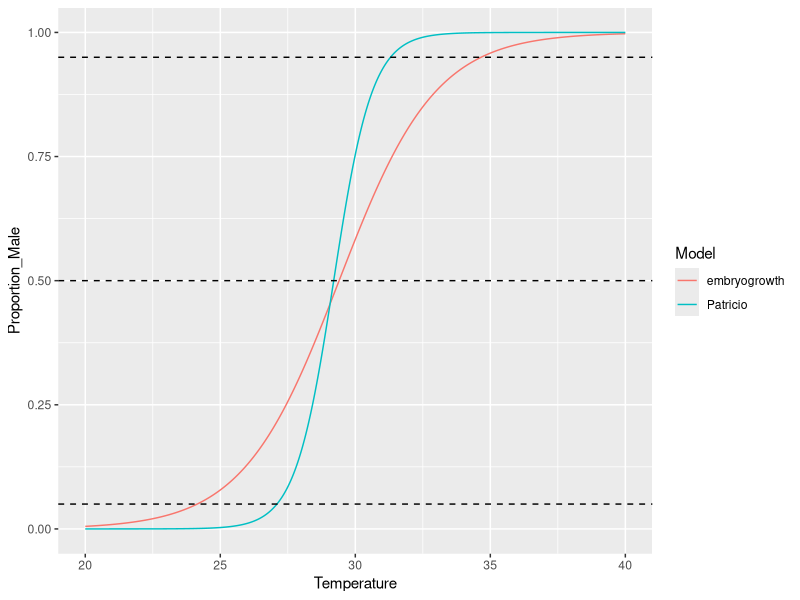

Here is the R script that generated this plot:
# load libraries
library(ggplot2)

# temperatures
x <- seq(from = 20, to = 40, length = 1000)

# patricio et al.
t_piv1 <- 29.2
k1 <- -1.4
y1 <- 1/(1 + exp(k1*(x - t_piv1)))

# embryogrowth (all greens)
t_piv2 <- 29.4
k2 <- -0.56
y2 <- 1/(1 + exp(k2*(x - t_piv2)))

# make dataframe
TRN <- data.frame(Temperature = x,
                  Model = rep(c('Patricio', 'embryogrowth'), each = 1000),
                  Proportion_Male = c(y1, y2))

# plot
ggplot(data = TRN, aes(x = Temperature, y = Proportion_Male, col = Model)) +
  geom_line() +
  geom_hline(yintercept = c(0.05, 0.50, 0.95), lty = 2) 
